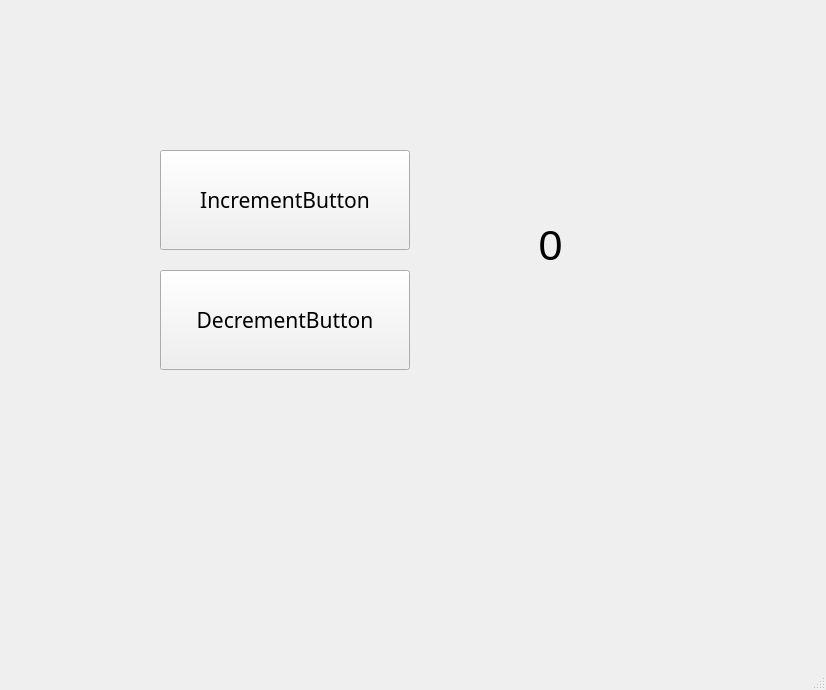
<?xml version="1.0" encoding="UTF-8"?>
<ui version="4.0">
 <class>MainWindow</class>
 <widget class="QMainWindow" name="MainWindow">
  <property name="geometry">
   <rect>
    <x>0</x>
    <y>0</y>
    <width>826</width>
    <height>690</height>
   </rect>
  </property>
  <property name="windowTitle">
   <string>MainWindow</string>
  </property>
  <property name="windowOpacity">
   <double>1.000000000000000</double>
  </property>
  <property name="tabShape">
   <enum>QTabWidget::Rounded</enum>
  </property>
  <widget class="QWidget" name="centralwidget">
   <widget class="QPushButton" name="IncrementButton">
    <property name="geometry">
     <rect>
      <x>160</x>
      <y>150</y>
      <width>250</width>
      <height>100</height>
     </rect>
    </property>
    <property name="sizePolicy">
     <sizepolicy hsizetype="Preferred" vsizetype="Fixed">
      <horstretch>0</horstretch>
      <verstretch>0</verstretch>
     </sizepolicy>
    </property>
    <property name="minimumSize">
     <size>
      <width>0</width>
      <height>0</height>
     </size>
    </property>
    <property name="font">
     <font>
      <family>MS Mincho</family>
      <pointsize>16</pointsize>
      <weight>50</weight>
      <bold>false</bold>
     </font>
    </property>
    <property name="text">
     <string>IncrementButton</string>
    </property>
   </widget>
   <widget class="QLabel" name="label">
    <property name="geometry">
     <rect>
      <x>440</x>
      <y>200</y>
      <width>221</width>
      <height>91</height>
     </rect>
    </property>
    <property name="font">
     <font>
      <pointsize>32</pointsize>
      <weight>50</weight>
      <italic>false</italic>
      <bold>false</bold>
      <underline>false</underline>
      <strikeout>false</strikeout>
     </font>
    </property>
    <property name="layoutDirection">
     <enum>Qt::LeftToRight</enum>
    </property>
    <property name="autoFillBackground">
     <bool>false</bool>
    </property>
    <property name="text">
     <string>0</string>
    </property>
    <property name="alignment">
     <set>Qt::AlignCenter</set>
    </property>
   </widget>
   <widget class="QPushButton" name="DecrementButton">
    <property name="geometry">
     <rect>
      <x>160</x>
      <y>270</y>
      <width>250</width>
      <height>100</height>
     </rect>
    </property>
    <property name="sizePolicy">
     <sizepolicy hsizetype="Preferred" vsizetype="Fixed">
      <horstretch>0</horstretch>
      <verstretch>0</verstretch>
     </sizepolicy>
    </property>
    <property name="minimumSize">
     <size>
      <width>0</width>
      <height>0</height>
     </size>
    </property>
    <property name="font">
     <font>
      <family>MS Mincho</family>
      <pointsize>16</pointsize>
      <weight>50</weight>
      <bold>false</bold>
     </font>
    </property>
    <property name="text">
     <string>DecrementButton</string>
    </property>
   </widget>
  </widget>
  <widget class="QMenuBar" name="menubar">
   <property name="geometry">
    <rect>
     <x>0</x>
     <y>0</y>
     <width>826</width>
     <height>21</height>
    </rect>
   </property>
  </widget>
  <widget class="QStatusBar" name="statusbar"/>
 </widget>
 <resources/>
 <connections/>
</ui>
